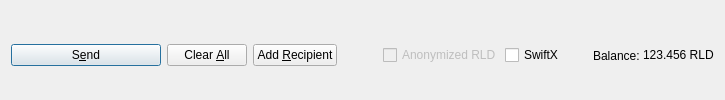
         <widget class="QFrame" name="frame_Send">
          <layout class="QHBoxLayout" name="horizontalLayout">
           <property name="bottomMargin">
            <number>0</number>
           </property>
           <item>
            <widget class="QPushButton" name="sendButton">
             <property name="minimumSize">
              <size>
               <width>150</width>
               <height>0</height>
              </size>
             </property>
             <property name="toolTip">
              <string>Confirm the send action</string>
             </property>
             <property name="text">
              <string>S&amp;end</string>
             </property>
             <property name="icon">
              <iconset resource="../rld.qrc">
               <normaloff>:/icons/send</normaloff>:/icons/send</iconset>
             </property>
             <property name="autoDefault">
              <bool>false</bool>
             </property>
             <property name="default">
              <bool>true</bool>
             </property>
            </widget>
           </item>
           <item>
            <widget class="QPushButton" name="clearButton">
             <property name="sizePolicy">
              <sizepolicy hsizetype="Minimum" vsizetype="Fixed">
               <horstretch>0</horstretch>
               <verstretch>0</verstretch>
              </sizepolicy>
             </property>
             <property name="toolTip">
              <string>Clear all fields of the form.</string>
             </property>
             <property name="text">
              <string>Clear &amp;All</string>
             </property>
             <property name="icon">
              <iconset resource="../rld.qrc">
               <normaloff>:/icons/remove</normaloff>:/icons/remove</iconset>
             </property>
             <property name="autoDefault">
              <bool>false</bool>
             </property>
            </widget>
           </item>
           <item>
            <widget class="QPushButton" name="addButton">
             <property name="toolTip">
              <string>Send to multiple recipients at once</string>
             </property>
             <property name="text">
              <string>Add &amp;Recipient</string>
             </property>
             <property name="icon">
              <iconset resource="../rld.qrc">
               <normaloff>:/icons/add</normaloff>:/icons/add</iconset>
             </property>
             <property name="autoDefault">
              <bool>false</bool>
             </property>
            </widget>
           </item>
           <item>
            <spacer name="horizontalSpacer">
             <property name="orientation">
              <enum>Qt::Horizontal</enum>
             </property>
             <property name="sizeHint" stdset="0">
              <size>
               <width>40</width>
               <height>20</height>
              </size>
             </property>
            </spacer>
           </item>
           <item>
            <layout class="QHBoxLayout" name="horizontalLayout_2">
             <property name="spacing">
              <number>3</number>
             </property>
             <item>
              <widget class="QCheckBox" name="checkzRLD">
               <property name="enabled">
                <bool>false</bool>
               </property>
               <property name="text">
                <string>Anonymized RLD</string>
               </property>
              </widget>
             </item>
             <item>
              <widget class="QCheckBox" name="checkSwiftTX">
               <property name="enabled">
                <bool>true</bool>
               </property>
               <property name="minimumSize">
                <size>
                 <width>85</width>
                 <height>0</height>
                </size>
               </property>
               <property name="text">
                <string>SwiftX</string>
               </property>
              </widget>
             </item>
             <item>
              <widget class="QLabel" name="label">
               <property name="text">
                <string>Balance:</string>
               </property>
              </widget>
             </item>
             <item>
              <widget class="QLabel" name="labelBalance">
               <property name="sizePolicy">
                <sizepolicy hsizetype="Preferred" vsizetype="Fixed">
                 <horstretch>0</horstretch>
                 <verstretch>0</verstretch>
                </sizepolicy>
               </property>
               <property name="cursor">
                <cursorShape>IBeamCursor</cursorShape>
               </property>
               <property name="text">
                <string notr="true">123.456 RLD</string>
               </property>
               <property name="textInteractionFlags">
                <set>Qt::LinksAccessibleByMouse|Qt::TextSelectableByKeyboard|Qt::TextSelectableByMouse</set>
               </property>
              </widget>
             </item>
            </layout>
           </item>
          </layout>
         </widget>
